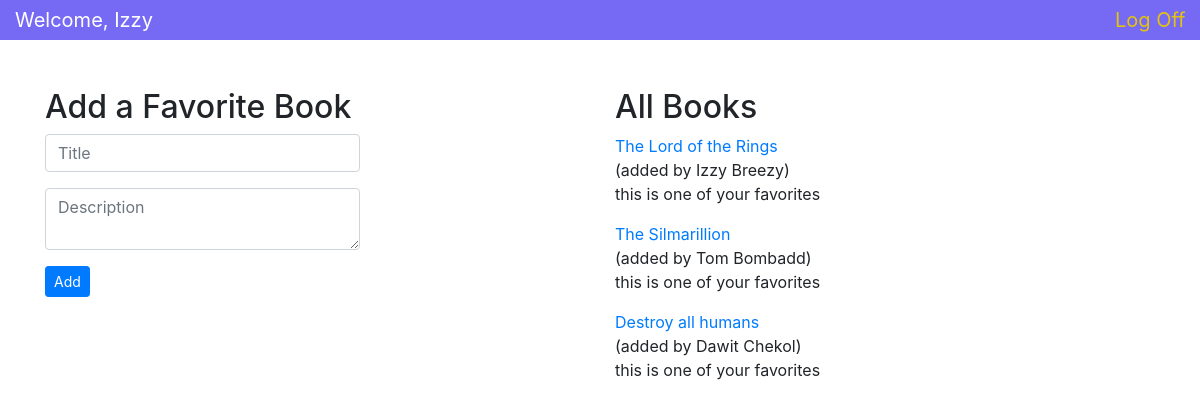
Screenshot of /books (signed in) with the database file from the repository.
### F_B_app/models.py (models this page shows)
class User(models.Model):
    first_name = models.CharField(max_length=50)
    last_name = models.CharField(max_length=50)
    email = models.CharField(max_length=50)
    password = models.TextField()
    created_at = models.DateTimeField(auto_now_add=True)
    updated_at = models.DateTimeField(auto_now=True)
    objects = UserManager()

class Book(models.Model):
    title = models.CharField(max_length=255)
    description = models.TextField()
    uploaded_by = models.ForeignKey(User, related_name='books_uploaded', on_delete=models.CASCADE)
    users_who_like = models.ManyToManyField(User, related_name="liked_books")
    created_at = models.DateTimeField(auto_now_add=True)
    updated_at = models.DateTimeField(auto_now=True)
    objects = BookManager()

### F_B_app/views.py (the view)
# urls.py: path('books', views.main_page),
def main_page(request):
    if 'user_id' not in request.session:  # making sure only logged in users are using the app
        messages.error(request, "You need to Login on create an account!")
        return redirect('/')
    else:
        context = {
            'user' : User.objects.get(id=request.session['user_id']),
            'all_books' : Book.objects.all(),
        }
    return render(request, 'favBook.html', context)

### F_B_app/templates/favBook.html (shortened to what this page needs)
<!DOCTYPE html>
<html lang="en">
<head>
    {% load static %}
    <link rel="stylesheet" type="text/css" href="{% static 'style.css' %}">
    <link rel="stylesheet" href="https://stackpath.bootstrapcdn.com/bootstrap/4.5.2/css/bootstrap.min.css"
>
</head>
<body>
    <div class="container-fluid py-auto navbar-light mb-5" style="background-color: #766af4;">
        <div class="row">
            <div class="nav-item col">
                <h7 class="navbar-brand" id="welcome-color">Welcome, {{user.first_name}}</h7>
            </div>
            <div class=" col-md-2 col-sm-5 col-lg-1">
                <a class="navbar-brand link-color" style="color: #e3c30f;" href="/logout">Log Off</a>
            </div>
        </div>
    </div>
    <div class="container">
        <div class="row">
            <div class="col">
                <h2>Add a Favorite Book</h2>
                <form action="/add_book" method="POST">
                    <input type="text" name="title" class="form-control col-7" placeholder="Title">
                    <div class="form-group">
                        <textarea class="form-control col-7 mt-3" name="description" id="description"
                            placeholder="Description"></textarea>
                        <button type="submit" class="btn btn-primary btn-sm mt-3" id="">Add</button>
                    </div>
                </form>
            </div>
            <div class="col">
                <h2>All Books</h2>
                {% for book in all_books %}
                    <a href="/books/{{book.id}}" class="align">{{book.title}}</a>
                    <h7>(added by {{book.uploaded_by.first_name}} {{book.uploaded_by.last_name}})</h7>
                        {% if user in book.users_who_like.all %}
                            <P>this is one of your favorites</P>
                        {% else %}
                        <form action="/books/add_fav_book/{{book.id}}" method="post">
                            {% csrf_token %}
                            <button type="submit" class="btn btn-link btn-sm mb-2" id="">Add to Favorite</button>
                        </form>
                    {% endif %}
                {% endfor %}
            </div>
        </div>
    </div>
</body>
</html>

### F_B_app/static/style.css (style rules this page uses)
#welcome-color { color:white; }
.align { display: block; }

### rows the page displays
User: first_name "Izzy"
Book: title "The Lord of the Rings", uploaded_by.first_name "Izzy", uploaded_by.last_name "Breezy", shows "this is one of your favorites"
Book: title "The Silmarillion", uploaded_by.first_name "Tom", uploaded_by.last_name "Bombadd", shows "this is one of your favorites"
Book: title "Destroy all humans", uploaded_by.first_name "Dawit", uploaded_by.last_name "Chekol", shows "this is one of your favorites"
